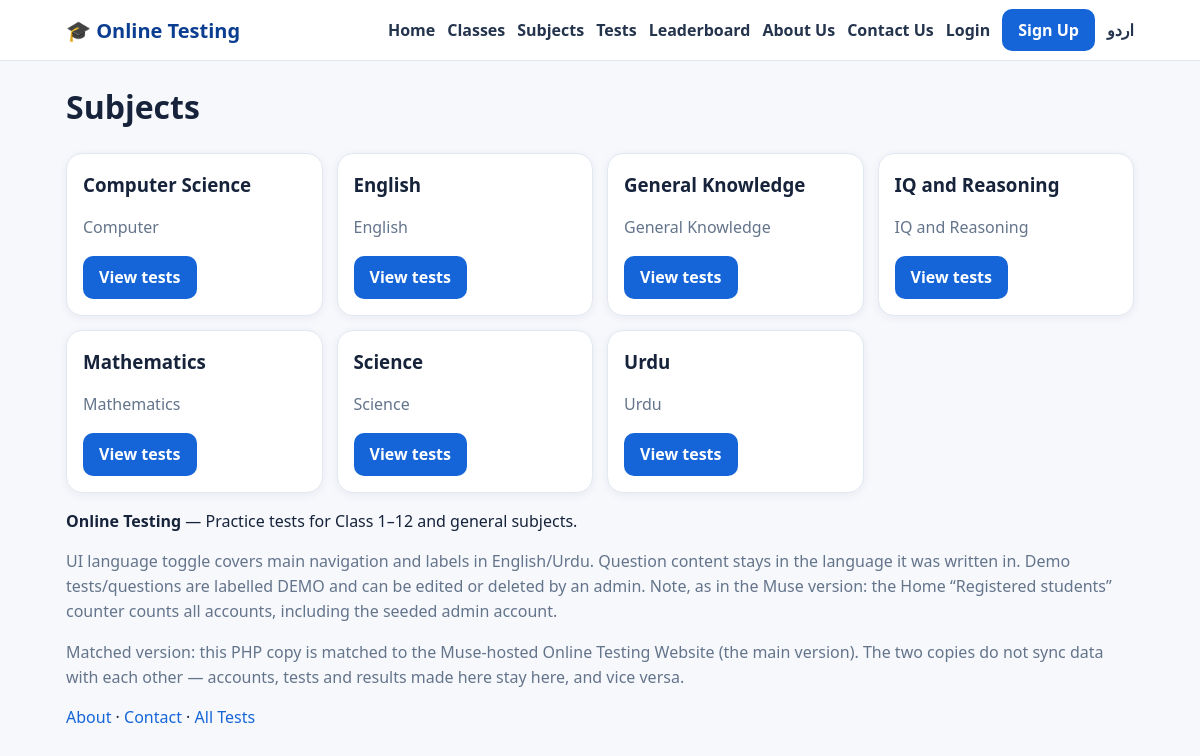
The app's page /subjects.php with its own data.
### tables this page shows
CREATE TABLE IF NOT EXISTS settings(`key` VARCHAR(80) PRIMARY KEY, value TEXT);

CREATE TABLE IF NOT EXISTS subjects(id INT AUTO_INCREMENT PRIMARY KEY, category_id INT NULL, name VARCHAR(120) NOT NULL, slug VARCHAR(120) UNIQUE NOT NULL, is_demo TINYINT(1) DEFAULT 0, FOREIGN KEY(category_id) REFERENCES categories(id) ON DELETE SET NULL);

CREATE TABLE IF NOT EXISTS categories(id INT AUTO_INCREMENT PRIMARY KEY, name VARCHAR(120) NOT NULL, slug VARCHAR(120) UNIQUE NOT NULL, is_demo TINYINT(1) DEFAULT 0);

### config.php (called while the page is built, shortened)
<?php
function db(){
    static $pdo=null;
    if($pdo===null){
        $pdo=new PDO('mysql:host='.DB_HOST.';dbname='.DB_NAME.';charset=utf8mb4',DB_USER,DB_PASS,
            [PDO::ATTR_ERRMODE=>PDO::ERRMODE_EXCEPTION,PDO::ATTR_DEFAULT_FETCH_MODE=>PDO::FETCH_ASSOC]);
    }
    return $pdo;
}
function e($s){ return htmlspecialchars((string)$s,ENT_QUOTES,'UTF-8'); }
function current_user(){
    if(empty($_SESSION['user_id'])) return null;
    $st=db()->prepare('SELECT * FROM users WHERE id=?'); $st->execute([$_SESSION['user_id']]);
    return $st->fetch() ?: null;
}
$lang=$_SESSION['lang']??'en';
function t($k){ global $T,$lang; return $T[$lang][$k]??$T['en'][$k]??$k; }
function site_setting($k,$def=''){
    try{ $st=db()->prepare('SELECT value FROM settings WHERE `key`=?'); $st->execute([$k]); $r=$st->fetch(); return $r?$r['value']:$def; }catch(Exception $ex){ return $def; }
}

### subjects.php (the view)
<?php $page_title='Subjects'; include 'includes/header.php'; $rows=db()->query("SELECT s.*,c.name cat FROM subjects s LEFT JOIN categories c ON c.id=s.category_id ORDER BY s.name")->fetchAll(); ?>
<h1><?= t('subjects') ?></h1><div class="grid"><?php foreach($rows as $r): ?><div class="card"><h3><?= e($r['name']) ?></h3><p class="muted"><?= e($r['cat']??'') ?></p><a class="btn" href="tests.php?subject_id=<?= $r['id'] ?>">View tests</a></div><?php endforeach; ?></div>
<?php include 'includes/footer.php'; ?>

### includes/header.php (shortened to what this page needs)
<?php require_once __DIR__.'/../config.php'; $user=current_user(); $isUr=($lang==='ur'); ?>
<!DOCTYPE html><html lang="<?= $isUr?'ur':'en' ?>" dir="<?= $isUr?'rtl':'ltr' ?>">
<head><meta charset="utf-8"><meta name="viewport" content="width=device-width,initial-scale=1">
<link rel="stylesheet" href="assets/css/style.css"></head>
<body>
<header class="top"><div class="wrap top-in">
<a class="logo" href="index.php">🎓 <?= e(site_setting('site_name',SITE_NAME)) ?></a>
<nav>
<a href="index.php"><?= t('home') ?></a><a href="classes.php"><?= t('classes') ?></a><a href="subjects.php"><?= t('subjects') ?></a>
<a href="tests.php"><?= t('tests') ?></a><a href="leaderboard.php"><?= t('leaderboard') ?></a>
<a href="about.php"><?= t('about') ?></a><a href="contact.php"><?= t('contact') ?></a>
<?php if($user): ?><a href="dashboard.php"><?= t('dashboard') ?></a><?php if(is_admin()): ?><a href="admin/index.php">👑 <?= t('admin') ?></a><?php endif; ?><a href="logout.php"><?= t('logout') ?></a>
<?php else: ?><a href="login.php"><?= t('login') ?></a><a class="btn" href="register.php"><?= t('signup') ?></a><?php endif; ?>
<?php $toggle_qs=$_GET; $toggle_qs['lang']=$isUr?'en':'ur'; ?><a href="?<?= http_build_query($toggle_qs) ?>"><?= $isUr?'English':'اردو' ?></a>
</nav></div></header>
<main class="wrap">

### includes/footer.php
</main>
<footer class="foot"><div class="wrap">
<p><b><?= e(site_setting('site_name',SITE_NAME)) ?></b> — <?= e(site_setting('site_tagline','Practice tests for Class 1–12 and general subjects.')) ?></p>
<p class="muted">UI language toggle covers main navigation and labels in English/Urdu. Question content stays in the language it was written in. Demo tests/questions are labelled DEMO and can be edited or deleted by an admin. Note, as in the Muse version: the Home “Registered students” counter counts all accounts, including the seeded admin account.</p>
<p class="muted">Matched version: this PHP copy is matched to the Muse-hosted Online Testing Website (the main version). The two copies do not sync data with each other — accounts, tests and results made here stay here, and vice versa.</p>
<p><a href="about.php">About</a> · <a href="contact.php">Contact</a> · <a href="tests.php">All Tests</a></p>
</div></footer>
<script src="assets/js/app.js"></script></body></html>

### assets/css/style.css (style rules this page uses)
* { box-sizing:border-box }
body { margin:0;font-family:system-ui,-apple-system,Segoe UI,Roboto,Arial,sans-serif;background:#f6f8fc;color:#16233a;line-height:1.55 }
a { color:#1565d8;text-decoration:none }
.wrap { max-width:1100px;margin:0 auto;padding:0 16px }
.top { background:#fff;border-bottom:1px solid #e2e8f0;position:sticky;top:0;z-index:20 }
.top-in { display:flex;align-items:center;gap:16px;min-height:60px;flex-wrap:wrap }
.logo { font-weight:800;font-size:20px;color:#0b3d91 }
nav { display:flex;gap:12px;flex-wrap:wrap;align-items:center;margin-left:auto }
nav a { color:#24344d;font-weight:600 }
.btn,.btn2 { display:inline-block;background:#1565d8;color:#fff!important;border:0;border-radius:10px;padding:9px 16px;font-weight:700;cursor:pointer }
.grid { display:grid;grid-template-columns:repeat(auto-fill,minmax(230px,1fr));gap:14px }
.card { background:#fff;border:1px solid #e2e8f0;border-radius:16px;padding:16px;box-shadow:0 2px 10px rgba(20,40,80,.06) }
.card h3 { margin:0 0 6px }
.muted { color:#64748b }

### records on screen
settings: value "Online Testing"
subjects: name "Computer Science", category.name "Computer"
subjects: name "English", category.name "English"
subjects: name "General Knowledge", category.name "General Knowledge"
subjects: name "IQ and Reasoning", category.name "IQ and Reasoning"
subjects: name "Mathematics", category.name "Mathematics"
subjects: name "Science", category.name "Science"
subjects: name "Urdu", category.name "Urdu"
settings: value "Practice tests for Class 1–12 and general subjects."

### other values on screen
t('home') "Home"
t('classes') "Classes"
t('subjects') "Subjects"
t('tests') "Tests"
t('leaderboard') "Leaderboard"
t('about') "About Us"
t('contact') "Contact Us"
t('login') "Login"
t('signup') "Sign Up"
